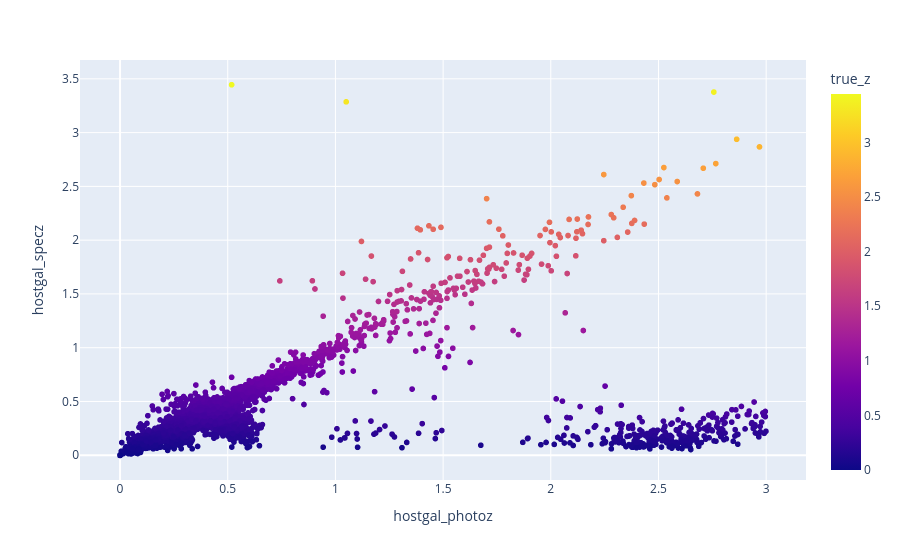

Here is the notebook cell this chart was saved with:
### Markdown cell above
## b) Now pick a graphical encoding s.t. that your data points express some feature of the dataset. Express supports size and color (or both)

### Code cell
encoding = data["true_z"]
fig = px.scatter(data, x = 'hostgal_photoz', y = 'hostgal_specz', color = encoding)
fig.show()

### Figure 1 — Plotly figure (JSON) as saved in the notebook; plotly's stock layout.template omitted (floating-point values rounded to 4 significant figures; data arrays with more than 128 entries replaced by an {"elided": "..."} marker saying what was removed)
{"data": [{"hovertemplate": "hostgal_photoz=%{x}<br>hostgal_specz=%{y}<br>true_z=%{marker.color}<extra></extra>", "legendgroup": "", "marker": {"color": {"elided": "7848 float values"}, "coloraxis": "coloraxis", "symbol": "circle"}, "mode": "markers", "name": "", "showlegend": false, "type": "scattergl", "x": {"elided": "7848 float values"}, "xaxis": "x", "y": {"elided": "7848 float values"}, "yaxis": "y"}], "layout": {"coloraxis": {"colorbar": {"title": {"text": "true_z"}}, "colorscale": [[0, "#0d0887"], [0.1111, "#46039f"], [0.2222, "#7201a8"], [0.3333, "#9c179e"], [0.4444, "#bd3786"], [0.5556, "#d8576b"], [0.6667, "#ed7953"], [0.7778, "#fb9f3a"], [0.8889, "#fdca26"], [1, "#f0f921"]]}, "legend": {"tracegroupgap": 0}, "margin": {"t": 60}, "xaxis": {"anchor": "y", "domain": [0, 1], "title": {"text": "hostgal_photoz"}}, "yaxis": {"anchor": "x", "domain": [0, 1], "title": {"text": "hostgal_specz"}}}}
